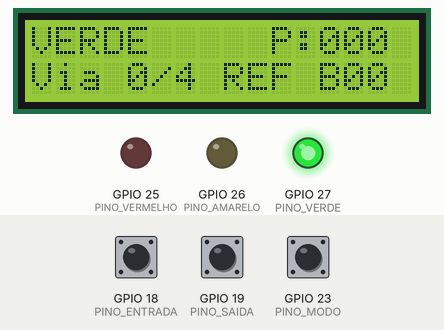
Simulated run of this sketch. Board: ESP32. Parts: 16×2 character LCD, output pins drawn as LEDs (lit = HIGH). Inputs (shaded band) come from the test bench; at power-on: GPIO 23 (PINO_MODO) HIGH, GPIO 18 (PINO_ENTRADA) HIGH, GPIO 19 (PINO_SAIDA) HIGH. What the sketch prints to the serial monitor is not drawn.

Above: at 8.2 s.
8.3 s: GPIO 23 (PINO_MODO) pulled LOW for 0.15 s
At 8.41 s:
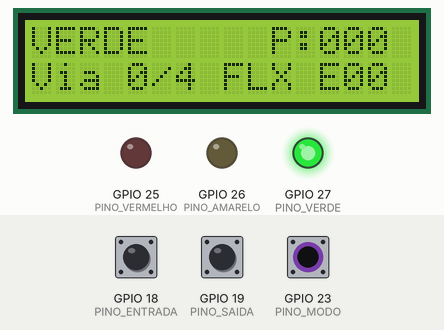
9.9 s: GPIO 18 (PINO_ENTRADA) pulled LOW for 0.15 s
At 10.9 s:
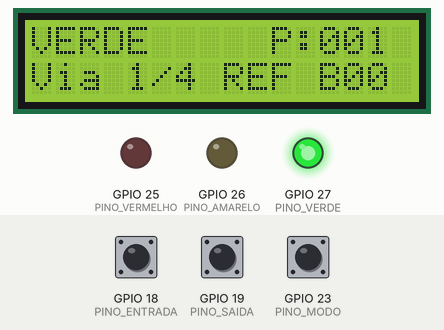
13.0 s: GPIO 23 (PINO_MODO) pulled LOW for 3.2 s
At 16.1 s:
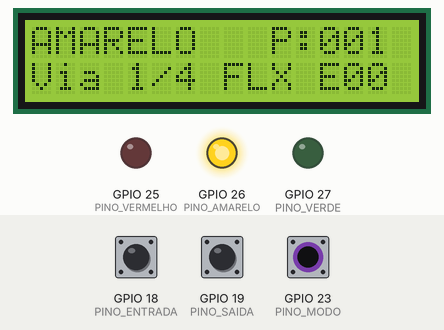
19.2 s: GPIO 23 (PINO_MODO) pulled LOW for 1 s
At 19.6 s:
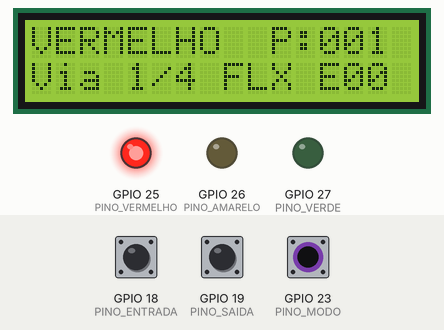
21.7 s: GPIO 19 (PINO_SAIDA) pulled LOW for 0.15 s
At 22.4 s:
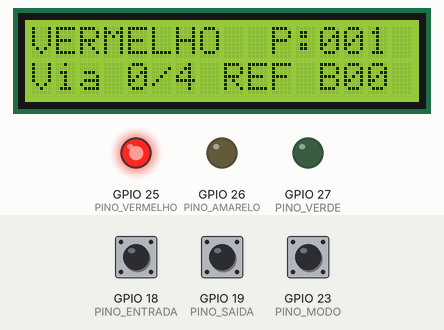
24.8 s: GPIO 18 (PINO_ENTRADA) pulled LOW for 1 s
At 25.8 s:
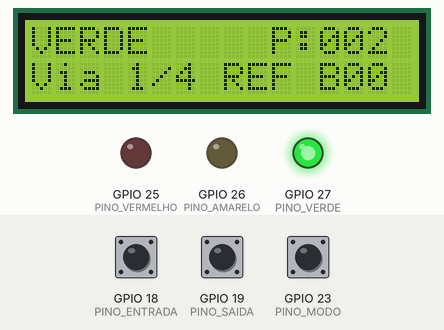
Timing chart, 0 to 27.8 s (numbered marks = the images above; inputs shaded):
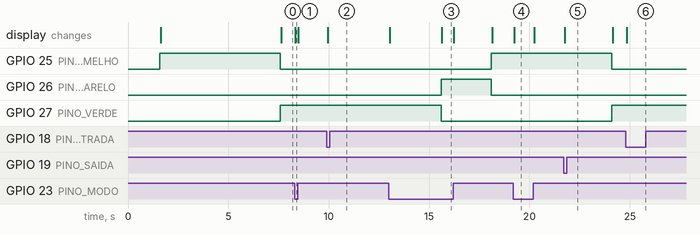

The sketch:

sketch.ino
```cpp
/*
  FluxIA | Physical Computing (ESP32 no Wokwi)
  Global Solution CitizenTech 2026.2, FIAP, Engenharia de Software
  João Victor Alvarenga Cansanção (RM93752) e Wesley Zimmer (RM560264)

  O que o circuito demonstra
  Um semáforo com LEDs vermelho, amarelo e verde controla a entrada de veículos em um cruzamento.
  Dois botões simulam sensores de passagem (não há detecção de carros reais):
    SENSOR DE ENTRADA (botão verde): um veículo cruzou a faixa de retenção e entrou na via à frente.
    SENSOR DE SAÍDA (botão azul): um veículo deixou a via à frente, liberando espaço.
  O ESP32 conta as passagens e acompanha quantos veículos ocupam a via à frente.

  A chave seleciona o modo de controle:
    REFERÊNCIA: o semáforo cumpre tempos fixos. Se a via à frente estiver cheia e um carro entrar,
                ele fica parado no cruzamento e o sistema registra um BLOQUEIO.
    FLUXIA:     antes de manter ou abrir o verde, o controlador confere se há espaço na via à frente.
                Sem espaço, segura o fluxo (amarelo e depois vermelho) até a via esvaziar.
                Cada vez que isso acontece, registra um BLOQUEIO EVITADO.

  Integração futura (não implementada nesta etapa): a cada mudança, o ESP32 imprime no Serial uma
  linha JSON com o estado do semáforo e as contagens. Esse mesmo pacote poderia ser enviado por
  Wi-Fi (HTTP ou MQTT) para a API do FluxIA, alimentando o banco e a IA com dados de campo.
*/

#include <Wire.h>
#include <LiquidCrystal_I2C.h>

// Pinos
const int PINO_VERMELHO = 25;
const int PINO_AMARELO  = 26;
const int PINO_VERDE    = 27;
const int PINO_ENTRADA  = 18;   // botão: veículo entrou na via à frente
const int PINO_SAIDA    = 19;   // botão: veículo saiu da via à frente
const int PINO_MODO     = 23;   // chave: LOW = FLUXIA, HIGH = REFERÊNCIA

// Parâmetros do cruzamento simulado
const int CAPACIDADE_VIA = 4;   // quantos veículos cabem entre o cruzamento e o próximo semáforo

// Tempos (ms). Verde, amarelo e vermelho têm duração mínima para as transições serem seguras.
const unsigned long T_VERDE        = 8000;
const unsigned long T_AMARELO      = 2500;
const unsigned long T_VERMELHO     = 6000;   // fase do tráfego transversal
const unsigned long T_DEBOUNCE     = 20;
const unsigned long T_VERDE_MINIMO = 3000;   // o FluxIA não interrompe um verde antes disso

LiquidCrystal_I2C lcd(0x27, 16, 2);

enum Estado { VERDE, AMARELO, VERMELHO, SEGURANDO };
Estado estado = VERMELHO;
unsigned long inicioEstado = 0;

bool modoFluxia = true;
int passagens = 0;          // veículos que cruzaram a faixa de retenção
int ocupacao = 0;           // veículos na via à frente
int bloqueios = 0;          // veículos parados no cruzamento (via cheia)
int bloqueiosEvitados = 0;  // vezes em que o FluxIA segurou o fluxo
bool fluxoSeguro = false;   // evita contar duas vezes o mesmo episódio de retenção

struct Botao {
  int pino;
  bool estadoEstavel;
  bool ultimaLeitura;
  unsigned long ultimaMudanca;
};
Botao btEntrada = { PINO_ENTRADA, HIGH, HIGH, 0 };
Botao btSaida   = { PINO_SAIDA,   HIGH, HIGH, 0 };

// Retorna true uma única vez a cada clique (borda de descida, com debounce)
bool clicou(Botao &b) {
  bool leitura = digitalRead(b.pino);
  if (leitura != b.ultimaLeitura) {
    b.ultimaMudanca = millis();
    b.ultimaLeitura = leitura;
  }
  if (millis() - b.ultimaMudanca > T_DEBOUNCE && leitura != b.estadoEstavel) {
    b.estadoEstavel = leitura;
    return leitura == LOW;
  }
  return false;
}

const char* nomeEstado(Estado e) {
  switch (e) {
    case VERDE:     return "VERDE";
    case AMARELO:   return "AMARELO";
    case VERMELHO:  return "VERMELHO";
    case SEGURANDO: return "SEGURANDO";
  }
  return "?";
}

void acenderLuzes() {
  digitalWrite(PINO_VERDE,    estado == VERDE);
  digitalWrite(PINO_AMARELO,  estado == AMARELO);
  digitalWrite(PINO_VERMELHO, estado == VERMELHO || estado == SEGURANDO);
}

void atualizarDisplay() {
  char linha1[17];
  char linha2[17];
  snprintf(linha1, sizeof(linha1), "%-9s P:%03d", nomeEstado(estado), passagens);
  if (modoFluxia) {
    snprintf(linha2, sizeof(linha2), "Via %d/%d FLX E%02d", ocupacao, CAPACIDADE_VIA, bloqueiosEvitados);
  } else {
    snprintf(linha2, sizeof(linha2), "Via %d/%d REF B%02d", ocupacao, CAPACIDADE_VIA, bloqueios);
  }
  lcd.setCursor(0, 0);
  lcd.print(linha1);
  lcd.setCursor(0, 1);
  lcd.print(linha2);
}

// Pacote que no futuro seria enviado à API do FluxIA
void publicarEstado(const char* evento) {
  Serial.printf("{\"evento\":\"%s\",\"modo\":\"%s\",\"semaforo\":\"%s\",\"passagens\":%d,"
                "\"ocupacao\":%d,\"capacidade\":%d,\"bloqueios\":%d,\"bloqueios_evitados\":%d,\"t_ms\":%lu}\n",
                evento, modoFluxia ? "FLUXIA" : "REFERENCIA", nomeEstado(estado),
                passagens, ocupacao, CAPACIDADE_VIA, bloqueios, bloqueiosEvitados, millis());
  atualizarDisplay();
}

void mudarPara(Estado novo, const char* motivo) {
  estado = novo;
  inicioEstado = millis();
  acenderLuzes();
  publicarEstado(motivo);
}

bool viaCheia() {
  return ocupacao >= CAPACIDADE_VIA;
}

void setup() {
  Serial.begin(115200);
  pinMode(PINO_VERMELHO, OUTPUT);
  pinMode(PINO_AMARELO, OUTPUT);
  pinMode(PINO_VERDE, OUTPUT);
  pinMode(PINO_ENTRADA, INPUT_PULLUP);
  pinMode(PINO_SAIDA, INPUT_PULLUP);
  pinMode(PINO_MODO, INPUT_PULLUP);

  lcd.init();
  lcd.backlight();
  lcd.setCursor(0, 0);
  lcd.print("FluxIA  ESP32");
  lcd.setCursor(0, 1);
  lcd.print("Sensor simulado");
  delay(1500);
  lcd.clear();

  modoFluxia = digitalRead(PINO_MODO) == LOW;
  Serial.println("FluxIA | semaforo com contagem simulada iniciado");
  mudarPara(VERMELHO, "inicio");
}

void loop() {
  unsigned long agora = millis();
  unsigned long noEstado = agora - inicioEstado;

  // Troca de modo pela chave
  bool modoLido = digitalRead(PINO_MODO) == LOW;
  if (modoLido != modoFluxia) {
    modoFluxia = modoLido;
    publicarEstado("troca_de_modo");
  }

  // Sensor de entrada: só conta passagem com verde ou amarelo (no vermelho o veículo está retido)
  if (clicou(btEntrada)) {
    if (estado == VERDE || estado == AMARELO) {
      passagens++;
      if (viaCheia()) {
        // Sem espaço do outro lado: o veículo fica parado em cima do cruzamento
        bloqueios++;
        publicarEstado("bloqueio_no_cruzamento");
      } else {
        ocupacao++;
        publicarEstado("passagem");
      }
    } else {
      publicarEstado("veiculo_retido_no_vermelho");
    }
  }

  // Sensor de saída: um veículo deixou a via à frente
  if (clicou(btSaida)) {
    if (ocupacao > 0) {
      ocupacao--;
      publicarEstado("saida_da_via");
    }
  }

  // Máquina de estados do semáforo
  switch (estado) {
    case VERDE:
      if (modoFluxia && viaCheia() && noEstado >= T_VERDE_MINIMO) {
        bloqueiosEvitados++;
        fluxoSeguro = true;
        mudarPara(AMARELO, "fluxia_segura_fluxo");
      } else if (noEstado >= T_VERDE) {
        mudarPara(AMARELO, "fim_do_verde");
      }
      break;

    case AMARELO:
      if (noEstado >= T_AMARELO) mudarPara(VERMELHO, "fim_do_amarelo");
      break;

    case VERMELHO:
      if (noEstado >= T_VERMELHO) {
        if (modoFluxia && viaCheia()) {
          if (!fluxoSeguro) bloqueiosEvitados++;
          fluxoSeguro = true;
          mudarPara(SEGURANDO, "fluxia_aguarda_espaco");
        } else {
          fluxoSeguro = false;
          mudarPara(VERDE, "abre_verde");
        }
      }
      break;

    case SEGURANDO:
      // Mantém o vermelho até haver espaço na via à frente (ou até o modo REFERÊNCIA ser escolhido)
      if (!viaCheia() || !modoFluxia) {
        fluxoSeguro = false;
        mudarPara(VERDE, "espaco_liberado");
      }
      break;
  }

  delay(5);
}
```

Measured:
- after the input at 8.3 s, the display: changes at once (image 1)
- after the input at 9.9 s, the display: changes after 0.06 s (image 2)
- after the input at 13.0 s, the display: first changes at once (image 3 shows a later state)
- after the input at 19.2 s, the display: changes at once (image 4)
- after the input at 21.7 s, the display: changes after 0.06 s (image 5)
- after the input at 24.8 s, the display: changes after 0.06 s (image 6)
